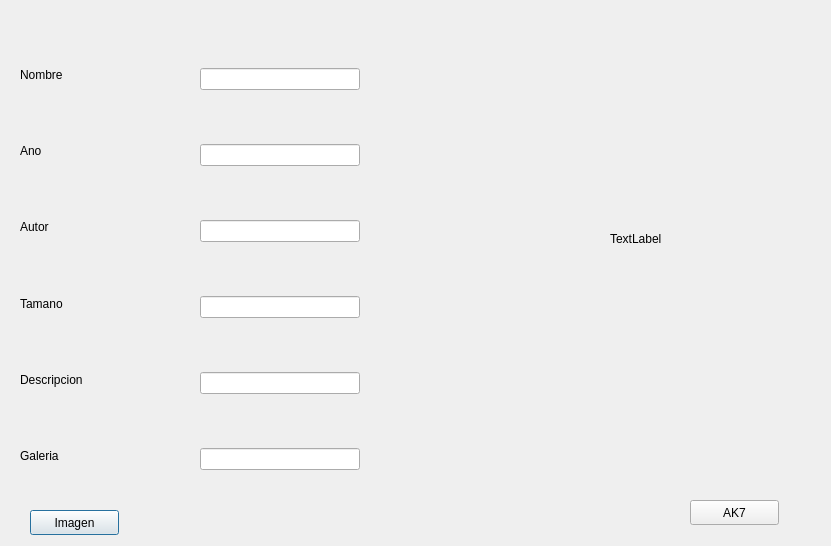
<?xml version="1.0" encoding="UTF-8"?>
<ui version="4.0">
 <class>nuevaFoto</class>
 <widget class="QDialog" name="nuevaFoto">
  <property name="geometry">
   <rect>
    <x>0</x>
    <y>0</y>
    <width>831</width>
    <height>546</height>
   </rect>
  </property>
  <property name="windowTitle">
   <string>Nueva Foto</string>
  </property>
  <widget class="QWidget" name="verticalLayoutWidget">
   <property name="geometry">
    <rect>
     <x>20</x>
     <y>40</y>
     <width>160</width>
     <height>451</height>
    </rect>
   </property>
   <layout class="QVBoxLayout" name="verticalLayout_2">
    <item>
     <widget class="QLabel" name="nombre">
      <property name="text">
       <string>Nombre</string>
      </property>
     </widget>
    </item>
    <item>
     <widget class="QLabel" name="ano">
      <property name="text">
       <string>Ano</string>
      </property>
     </widget>
    </item>
    <item>
     <widget class="QLabel" name="autor">
      <property name="text">
       <string>Autor</string>
      </property>
     </widget>
    </item>
    <item>
     <widget class="QLabel" name="tamano">
      <property name="text">
       <string>Tamano</string>
      </property>
     </widget>
    </item>
    <item>
     <widget class="QLabel" name="descripcion">
      <property name="text">
       <string>Descripcion</string>
      </property>
     </widget>
    </item>
    <item>
     <widget class="QLabel" name="galeria">
      <property name="text">
       <string>Galeria</string>
      </property>
     </widget>
    </item>
   </layout>
  </widget>
  <widget class="QWidget" name="verticalLayoutWidget_2">
   <property name="geometry">
    <rect>
     <x>200</x>
     <y>20</y>
     <width>160</width>
     <height>501</height>
    </rect>
   </property>
   <layout class="QVBoxLayout" name="verticalLayout_3">
    <item>
     <widget class="QLineEdit" name="nombreText"/>
    </item>
    <item>
     <widget class="QLineEdit" name="anoText"/>
    </item>
    <item>
     <widget class="QLineEdit" name="autorText"/>
    </item>
    <item>
     <widget class="QLineEdit" name="tamanoText"/>
    </item>
    <item>
     <widget class="QLineEdit" name="descripcionText"/>
    </item>
    <item>
     <widget class="QLineEdit" name="galeriaText"/>
    </item>
   </layout>
  </widget>
  <widget class="QPushButton" name="ImagenBoton">
   <property name="geometry">
    <rect>
     <x>30</x>
     <y>510</y>
     <width>89</width>
     <height>25</height>
    </rect>
   </property>
   <property name="text">
    <string>Imagen</string>
   </property>
  </widget>
  <widget class="QLabel" name="fotolabel">
   <property name="geometry">
    <rect>
     <x>450</x>
     <y>130</y>
     <width>341</width>
     <height>291</height>
    </rect>
   </property>
   <property name="text">
    <string/>
   </property>
  </widget>
  <widget class="QPushButton" name="doneBoton">
   <property name="geometry">
    <rect>
     <x>690</x>
     <y>500</y>
     <width>89</width>
     <height>25</height>
    </rect>
   </property>
   <property name="text">
    <string>AK7</string>
   </property>
  </widget>
  <widget class="QLabel" name="label">
   <property name="geometry">
    <rect>
     <x>610</x>
     <y>230</y>
     <width>67</width>
     <height>17</height>
    </rect>
   </property>
   <property name="text">
    <string>TextLabel</string>
   </property>
  </widget>
  <widget class="QLabel" name="fotolabel_2">
   <property name="geometry">
    <rect>
     <x>460</x>
     <y>290</y>
     <width>341</width>
     <height>291</height>
    </rect>
   </property>
   <property name="text">
    <string/>
   </property>
  </widget>
 </widget>
 <resources/>
 <connections/>
</ui>
